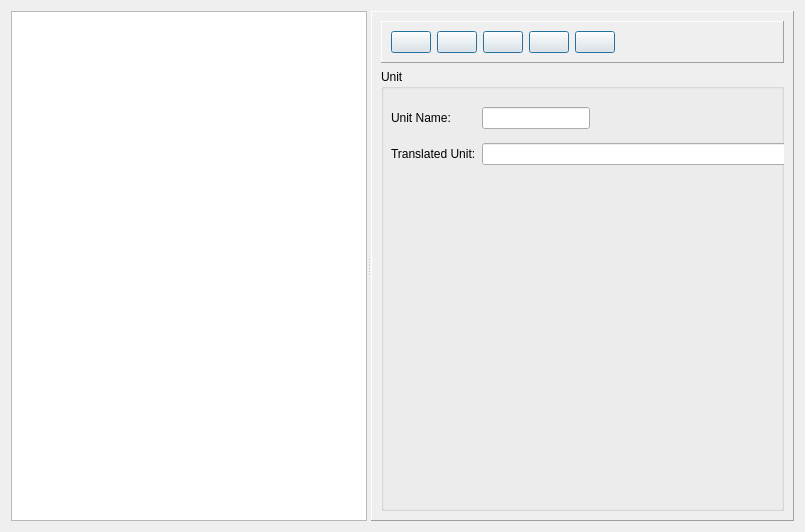
<?xml version="1.0" encoding="UTF-8"?>
<ui version="4.0">
 <class>UnitForm</class>
 <widget class="QWidget" name="UnitForm">
  <property name="geometry">
   <rect>
    <x>0</x>
    <y>0</y>
    <width>805</width>
    <height>532</height>
   </rect>
  </property>
  <property name="windowTitle">
   <string>Form</string>
  </property>
  <layout class="QVBoxLayout" name="verticalLayout">
   <item>
    <widget class="QSplitter" name="splitter">
     <property name="orientation">
      <enum>Qt::Horizontal</enum>
     </property>
     <widget class="QTableView" name="tableView">
      <property name="textElideMode">
       <enum>Qt::ElideLeft</enum>
      </property>
     </widget>
     <widget class="QFrame" name="frame">
      <property name="frameShape">
       <enum>QFrame::Panel</enum>
      </property>
      <property name="frameShadow">
       <enum>QFrame::Raised</enum>
      </property>
      <layout class="QVBoxLayout" name="verticalLayout_2">
       <item>
        <widget class="QFrame" name="frame_2">
         <property name="sizePolicy">
          <sizepolicy hsizetype="Preferred" vsizetype="Fixed">
           <horstretch>0</horstretch>
           <verstretch>0</verstretch>
          </sizepolicy>
         </property>
         <property name="frameShape">
          <enum>QFrame::Panel</enum>
         </property>
         <property name="frameShadow">
          <enum>QFrame::Raised</enum>
         </property>
         <layout class="QGridLayout" name="gridLayout_2">
          <item row="0" column="0">
           <widget class="QPushButton" name="newButton">
            <property name="sizePolicy">
             <sizepolicy hsizetype="Fixed" vsizetype="Fixed">
              <horstretch>0</horstretch>
              <verstretch>0</verstretch>
             </sizepolicy>
            </property>
            <property name="toolTip">
             <string>New</string>
            </property>
            <property name="text">
             <string/>
            </property>
            <property name="icon">
             <iconset>
              <normaloff>:/image/Add.png</normaloff>:/image/Add.png</iconset>
            </property>
            <property name="iconSize">
             <size>
              <width>24</width>
              <height>24</height>
             </size>
            </property>
            <property name="autoRepeat">
             <bool>false</bool>
            </property>
            <property name="autoExclusive">
             <bool>false</bool>
            </property>
            <property name="default">
             <bool>true</bool>
            </property>
            <property name="flat">
             <bool>false</bool>
            </property>
           </widget>
          </item>
          <item row="0" column="5">
           <spacer name="horizontalSpacer">
            <property name="orientation">
             <enum>Qt::Horizontal</enum>
            </property>
            <property name="sizeHint" stdset="0">
             <size>
              <width>40</width>
              <height>20</height>
             </size>
            </property>
           </spacer>
          </item>
          <item row="0" column="3">
           <widget class="QPushButton" name="delButton">
            <property name="sizePolicy">
             <sizepolicy hsizetype="Fixed" vsizetype="Fixed">
              <horstretch>0</horstretch>
              <verstretch>0</verstretch>
             </sizepolicy>
            </property>
            <property name="toolTip">
             <string>Del</string>
            </property>
            <property name="text">
             <string/>
            </property>
            <property name="icon">
             <iconset>
              <normaloff>:/image/cross_48.png</normaloff>:/image/cross_48.png</iconset>
            </property>
            <property name="iconSize">
             <size>
              <width>24</width>
              <height>24</height>
             </size>
            </property>
            <property name="autoDefault">
             <bool>true</bool>
            </property>
            <property name="default">
             <bool>true</bool>
            </property>
            <property name="flat">
             <bool>false</bool>
            </property>
           </widget>
          </item>
          <item row="0" column="4">
           <widget class="QPushButton" name="cancelButton">
            <property name="sizePolicy">
             <sizepolicy hsizetype="Fixed" vsizetype="Fixed">
              <horstretch>0</horstretch>
              <verstretch>0</verstretch>
             </sizepolicy>
            </property>
            <property name="toolTip">
             <string>Exit</string>
            </property>
            <property name="text">
             <string/>
            </property>
            <property name="icon">
             <iconset>
              <normaloff>:/image/cancel.png</normaloff>:/image/cancel.png</iconset>
            </property>
            <property name="iconSize">
             <size>
              <width>24</width>
              <height>24</height>
             </size>
            </property>
            <property name="default">
             <bool>true</bool>
            </property>
            <property name="flat">
             <bool>false</bool>
            </property>
           </widget>
          </item>
          <item row="0" column="2">
           <widget class="QPushButton" name="saveButton">
            <property name="sizePolicy">
             <sizepolicy hsizetype="Fixed" vsizetype="Fixed">
              <horstretch>0</horstretch>
              <verstretch>0</verstretch>
             </sizepolicy>
            </property>
            <property name="toolTip">
             <string>Save</string>
            </property>
            <property name="text">
             <string/>
            </property>
            <property name="icon">
             <iconset>
              <normaloff>:/image/save.png</normaloff>:/image/save.png</iconset>
            </property>
            <property name="iconSize">
             <size>
              <width>24</width>
              <height>24</height>
             </size>
            </property>
            <property name="autoRepeat">
             <bool>false</bool>
            </property>
            <property name="autoExclusive">
             <bool>false</bool>
            </property>
            <property name="default">
             <bool>true</bool>
            </property>
            <property name="flat">
             <bool>false</bool>
            </property>
           </widget>
          </item>
          <item row="0" column="1">
           <widget class="QPushButton" name="editButton">
            <property name="toolTip">
             <string>Edit</string>
            </property>
            <property name="text">
             <string/>
            </property>
            <property name="icon">
             <iconset>
              <normaloff>:/image/edit.png</normaloff>:/image/edit.png</iconset>
            </property>
            <property name="iconSize">
             <size>
              <width>24</width>
              <height>24</height>
             </size>
            </property>
            <property name="autoDefault">
             <bool>true</bool>
            </property>
            <property name="default">
             <bool>true</bool>
            </property>
           </widget>
          </item>
         </layout>
        </widget>
       </item>
       <item>
        <widget class="QGroupBox" name="groupBox">
         <property name="title">
          <string>Unit</string>
         </property>
         <widget class="QWidget" name="gridLayoutWidget">
          <property name="geometry">
           <rect>
            <x>10</x>
            <y>30</y>
            <width>421</width>
            <height>74</height>
           </rect>
          </property>
          <layout class="QGridLayout" name="gridLayout">
           <item row="1" column="1">
            <widget class="QLineEdit" name="captionEdit"/>
           </item>
           <item row="1" column="0">
            <widget class="QLabel" name="captionLabel">
             <property name="text">
              <string>Translated Unit:</string>
             </property>
            </widget>
           </item>
           <item row="0" column="0">
            <widget class="QLabel" name="nameLabel">
             <property name="text">
              <string>Unit Name:</string>
             </property>
            </widget>
           </item>
           <item row="0" column="1">
            <widget class="QLineEdit" name="nameEdit">
             <property name="sizePolicy">
              <sizepolicy hsizetype="Fixed" vsizetype="Fixed">
               <horstretch>0</horstretch>
               <verstretch>0</verstretch>
              </sizepolicy>
             </property>
            </widget>
           </item>
          </layout>
         </widget>
        </widget>
       </item>
      </layout>
     </widget>
    </widget>
   </item>
  </layout>
 </widget>
 <resources/>
 <connections/>
</ui>
